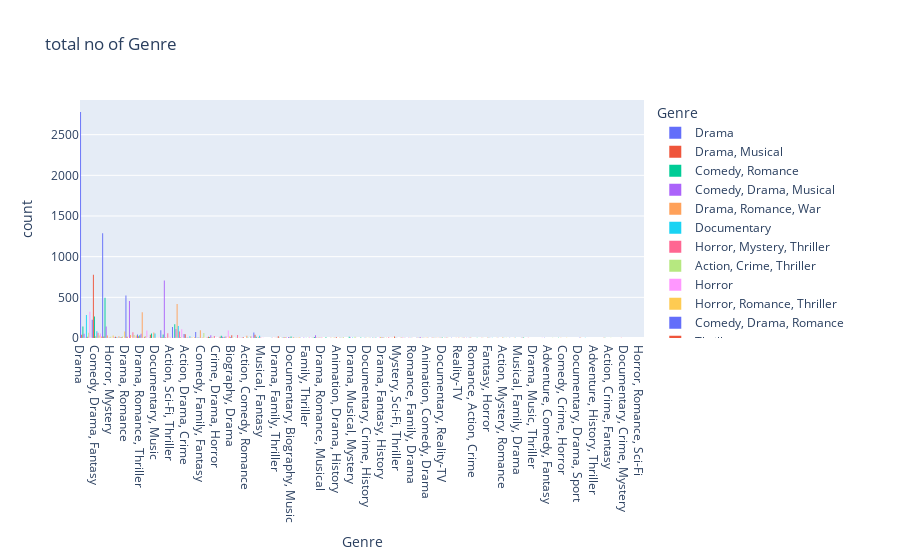

Notebook code cell kept with this figure:
### Code cell
figg = px.histogram(data_frame=df, x='Genre', title='total no of Genre', color='Genre')

figg.show()
